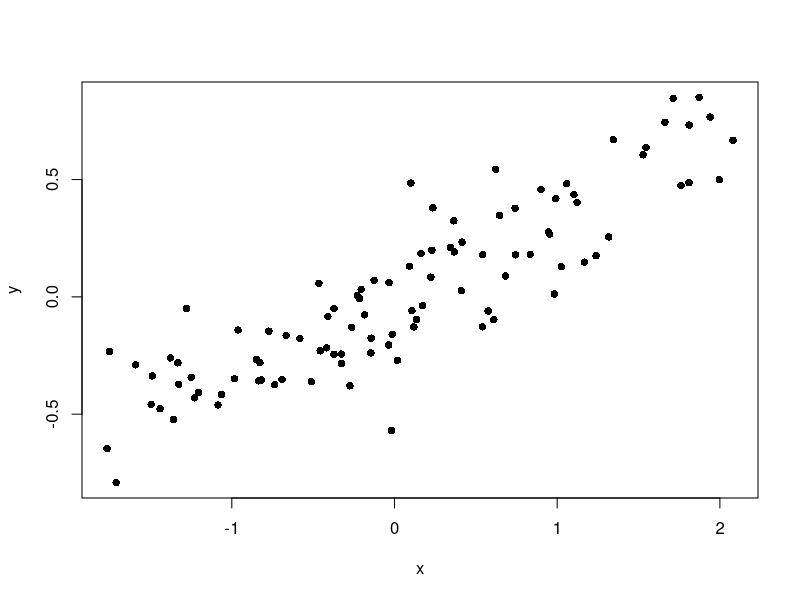

Generate this figure with R:
## ---- chunk 1
myVariable <- 2 + 2
## ---- chunk 2
myVariable * myVariable
## ---- chunk 3
vector1 <- c(1,2,3,4,5,6,7,8,9,10)
vector2 <- c(11,12,13,14,15,16,17,18,19,20)
vector_this_will_be_text <- c(21,22,23,24,25,26,27,28,29,"thirty")
## ---- chunk 4
vector1 + vector2
## ---- chunk 5
1 + 1 == 10 - 8
## ---- chunk 6
vector2 > 17
## ---- chunk 7
vector2[vector2 > 17]
## ---- chunk 8
vector2[vector2 > 17 & vector2 < 20]
vector2[vector2 > 17 | vector2 == 13]
## ---- chunk 9
primates <- c("lemur", "gibbon", "langur", "gibbon", "gorilla")
primates

primates[3] <- "bushbaby"
primates

primates[primates == "gorilla"] <- "chimpanzee"
primates


## ---- chunk 10
pets <- factor(c("cat", "cat", "dog", "pony", "dog", "dog"))
pets
## ---- chunk 11
pets <- ordered(pets, levels=c("pony", "dog", "cat"))
pets
## ---- chunk 12
#first few rows of iris
head(iris)

#get the Sepal.Length column
iris$Sepal.Length

#get the value in the first row, third column
iris[1,3]

#get the whole first row
iris[1, ]
## ---- chunk 13
iris$Petal.Area <- iris$Petal.Length * iris$Petal.Width
## ---- chunk 14
part1 <- "The quick brown fox"
part2 <- "jumped over the lazy dog."
paste(part1, part2)

## ---- chunk 15
x <- rnorm(100)
y <- (x * 0.3) + rnorm(100, sd=0.2)
plot(x,y,pch=16)
